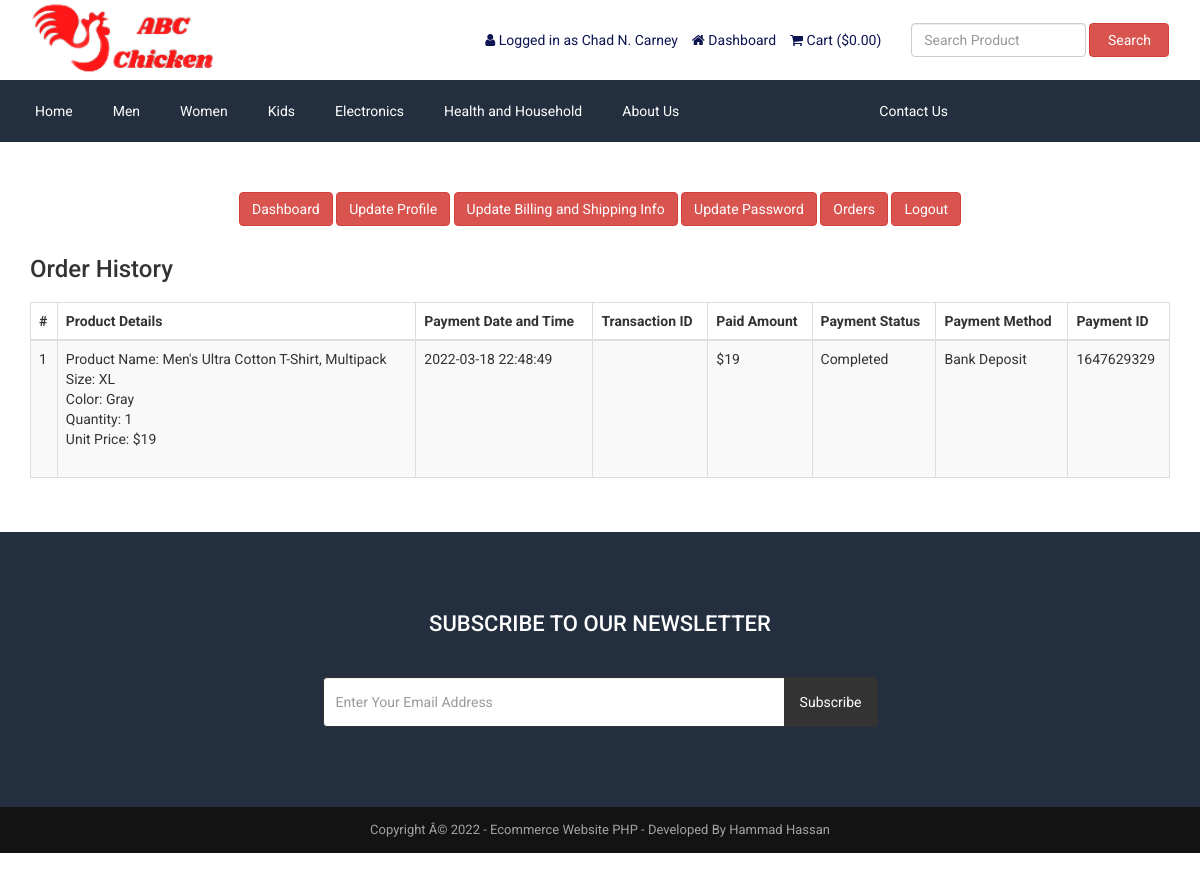
/customer-order.php (signed in), run on the app's committed database.
### tables this page shows
CREATE TABLE `tbl_settings` (
  `id` int(11) NOT NULL,
  `logo` varchar(255) NOT NULL,
  `favicon` varchar(255) NOT NULL,
  `footer_about` text NOT NULL,
  `footer_copyright` text NOT NULL,
  `contact_address` text NOT NULL,
  `contact_email` varchar(255) NOT NULL,
  `contact_phone` varchar(255) NOT NULL,
  `contact_fax` varchar(255) NOT NULL,
  `contact_map_iframe` text NOT NULL,
  `receive_email` varchar(255) NOT NULL,
  `receive_email_subject` varchar(255) NOT NULL,
  `receive_email_thank_you_message` text NOT NULL,
  `forget_password_message` text NOT NULL,
  `total_recent_post_footer` int(10) NOT NULL,
  `total_popular_post_footer` int(10) NOT NULL,
  `total_recent_post_sidebar` int(11) NOT NULL,
  `total_popular_post_sidebar` int(11) NOT NULL,
  `total_featured_product_home` int(11) NOT NULL,
  `total_latest_product_home` int(11) NOT NULL,
  `total_popular_product_home` int(11) NOT NULL,
  `meta_title_home` text NOT NULL,
  `meta_keyword_home` text NOT NULL,
  `meta_description_home` text NOT NULL,
  `banner_login` varchar(255) NOT NULL,
  `banner_registration` varchar(255) NOT NULL,
  `banner_forget_password` varchar(255) NOT NULL,
  `banner_reset_password` varchar(255) NOT NULL,
  `banner_search` varchar(255) NOT NULL,
  `banner_cart` varchar(255) NOT NULL,
  `banner_checkout` varchar(255) NOT NULL,
  `banner_product_category` varchar(255) NOT NULL,
  `banner_blog` varchar(255) NOT NULL,
  `cta_title` varchar(255) NOT NULL,
  `cta_content` text NOT NULL,
  `cta_read_more_text` varchar(255) NOT NULL,
  `cta_read_more_url` varchar(255) NOT NULL,
  `cta_photo` varchar(255) NOT NULL,
  `featured_product_title` varchar(255) NOT NULL,
  `featured_product_subtitle` varchar(255) NOT NULL,
  `latest_product_title` varchar(255) NOT NULL,
  `latest_product_subtitle` varchar(255) NOT NULL,
  `popular_product_title` varchar(255) NOT NULL,
  `popular_product_subtitle` varchar(255) NOT NULL,
  `testimonial_title` varchar(255) NOT NULL,
  `testimonial_subtitle` varchar(255) NOT NULL,
  `testimonial_photo` varchar(255) NOT NULL,
  `blog_title` varchar(255) NOT NULL,
  `blog_subtitle` varchar(255) NOT NULL,
  `newsletter_text` text NOT NULL,
  `paypal_email` varchar(255) NOT NULL,
  `stripe_public_key` varchar(255) NOT NULL,
  `stripe_secret_key` varchar(255) NOT NULL,
  `bank_detail` text NOT NULL,
  `before_head` text NOT NULL,
  `after_body` text NOT NULL,
  `before_body` text NOT NULL,
  `home_service_on_off` int(11) NOT NULL,
  `home_welcome_on_off` int(11) NOT NULL,
  `home_featured_product_on_off` int(11) NOT NULL,
  `home_latest_product_on_off` int(11) NOT NULL,
  `home_popular_product_on_off` int(11) NOT NULL,
  `home_testimonial_on_off` int(11) NOT NULL,
  `home_blog_on_off` int(11) NOT NULL,
  `newsletter_on_off` int(11) NOT NULL,
  `ads_above_welcome_on_off` int(1) NOT NULL,
  `ads_above_featured_product_on_off` int(1) NOT NULL,
  `ads_above_latest_product_on_off` int(1) NOT NULL,
  `ads_above_popular_product_on_off` int(1) NOT NULL,
  `ads_above_testimonial_on_off` int(1) NOT NULL,
  `ads_category_sidebar_on_off` int(1) NOT NULL
);

CREATE TABLE `tbl_top_category` (
  `tcat_id` int(11) NOT NULL,
  `tcat_name` varchar(255) NOT NULL,
  `show_on_menu` int(1) NOT NULL
);

CREATE TABLE `tbl_page` (
  `id` int(11) NOT NULL,
  `about_title` varchar(255) NOT NULL,
  `about_content` text NOT NULL,
  `about_banner` varchar(255) NOT NULL,
  `about_meta_title` varchar(255) NOT NULL,
  `about_meta_keyword` text NOT NULL,
  `about_meta_description` text NOT NULL,
  `faq_title` varchar(255) NOT NULL,
  `faq_banner` varchar(255) NOT NULL,
  `faq_meta_title` varchar(255) NOT NULL,
  `faq_meta_keyword` text NOT NULL,
  `faq_meta_description` text NOT NULL,
  `blog_title` varchar(255) NOT NULL,
  `blog_banner` varchar(255) NOT NULL,
  `blog_meta_title` varchar(255) NOT NULL,
  `blog_meta_keyword` text NOT NULL,
  `blog_meta_description` text NOT NULL,
  `contact_title` varchar(255) NOT NULL,
  `contact_banner` varchar(255) NOT NULL,
  `contact_meta_title` varchar(255) NOT NULL,
  `contact_meta_keyword` text NOT NULL,
  `contact_meta_description` text NOT NULL,
  `pgallery_title` varchar(255) NOT NULL,
  `pgallery_banner` varchar(255) NOT NULL,
  `pgallery_meta_title` varchar(255) NOT NULL,
  `pgallery_meta_keyword` text NOT NULL,
  `pgallery_meta_description` text NOT NULL,
  `vgallery_title` varchar(255) NOT NULL,
  `vgallery_banner` varchar(255) NOT NULL,
  `vgallery_meta_title` varchar(255) NOT NULL,
  `vgallery_meta_keyword` text NOT NULL,
  `vgallery_meta_description` text NOT NULL
);

CREATE TABLE `tbl_payment` (
  `id` int(11) NOT NULL,
  `customer_id` int(11) NOT NULL,
  `customer_name` varchar(255) NOT NULL,
  `customer_email` varchar(255) NOT NULL,
  `payment_date` varchar(50) NOT NULL,
  `txnid` varchar(255) NOT NULL,
  `paid_amount` int(11) NOT NULL,
  `card_number` varchar(50) NOT NULL,
  `card_cvv` varchar(10) NOT NULL,
  `card_month` varchar(10) NOT NULL,
  `card_year` varchar(10) NOT NULL,
  `bank_transaction_info` text NOT NULL,
  `payment_method` varchar(20) NOT NULL,
  `payment_status` varchar(25) NOT NULL,
  `shipping_status` varchar(20) NOT NULL,
  `payment_id` varchar(255) NOT NULL
);

CREATE TABLE `tbl_order` (
  `id` int(11) NOT NULL,
  `product_id` int(11) NOT NULL,
  `product_name` varchar(255) NOT NULL,
  `size` varchar(100) NOT NULL,
  `color` varchar(100) NOT NULL,
  `quantity` varchar(50) NOT NULL,
  `unit_price` varchar(50) NOT NULL,
  `payment_id` varchar(255) NOT NULL
);

### customer-order.php (the view, shortened to what this page needs)
<?php require_once('header.php'); ?>
<div class="page">
    <div class="container">
        <div class="row">
            <div class="col-md-12">
                <?php require_once('customer-sidebar.php'); ?>
            </div>
            <div class="col-md-12">
                <div class="user-content">
                    <h3><?php echo LANG_VALUE_25; ?></h3>
                    <div class="table-responsive">
                        <table class="table table-bordered table-striped table-hover">
                            <thead>
                                <tr>
                                    <th><?php echo '#' ?></th>
                                    <th><?php echo LANG_VALUE_48; ?></th>
                                    <th><?php echo LANG_VALUE_27; ?></th>
                                    <th><?php echo LANG_VALUE_28; ?></th>
                                    <th><?php echo LANG_VALUE_29; ?></th>
                                    <th><?php echo LANG_VALUE_30; ?></th>
                                    <th><?php echo LANG_VALUE_31; ?></th>
                                    <th><?php echo LANG_VALUE_32; ?></th>
                                </tr>
                            </thead>
                            <tbody>
            <?php
            $limit = 10;
            $page = @$_GET['page'];
            if($page)
                $start = ($page - 1) * $limit;
            else
                $start = 0;
            $statement = $pdo->prepare("SELECT * FROM tbl_payment WHERE customer_email=? ORDER BY id DESC LIMIT $start, $limit");
            $statement->execute(array($_SESSION['customer']['cust_email']));
            $result = $statement->fetchAll(PDO::FETCH_ASSOC);
            if ($page == 0) $page = 1;
            ?>
                                <?php
                                $tip = $page*10-10;
                                foreach ($result as $row) {
                                    $tip++;
                                    ?>
                                    <tr>
                                        <td><?php echo $tip; ?></td>
                                        <td>
                                            <?php
                                            $statement1 = $pdo->prepare("SELECT * FROM tbl_order WHERE payment_id=?");
                                            $statement1->execute(array($row['payment_id']));
                                            $result1 = $statement1->fetchAll(PDO::FETCH_ASSOC);
                                            foreach ($result1 as $row1) {
                                                echo 'Product Name: '.$row1['product_name'];
                                                echo '<br>Size: '.$row1['size'];
                                                echo '<br>Color: '.$row1['color'];
                                                echo '<br>Quantity: '.$row1['quantity'];
                                                echo '<br>Unit Price: $'.$row1['unit_price'];
                                                echo '<br><br>';
                                            }
                                            ?>
                                        </td>
                                        <td><?php echo $row['payment_date']; ?></td>
                                        <td><?php echo $row['txnid']; ?></td>
                                        <td><?php echo '$'.$row['paid_amount']; ?></td>
                                        <td><?php echo $row['payment_status']; ?></td>
                                        <td><?php echo $row['payment_method']; ?></td>
                                        <td><?php echo $row['payment_id']; ?></td>
                                    </tr>
                                    <?php
                                }
                                ?>
                            </tbody>
                        </table>
                        <div class="pagination" style="overflow: hidden;">
                    </div>
                </div>
            </div>
        </div>
    </div>
</div>
<?php require_once('footer.php'); ?>

### header.php (shortened to what this page needs)
<?php
include("admin/inc/config.php");
$statement = $pdo->prepare("SELECT * FROM tbl_settings WHERE id=1");
$statement->execute();
$result = $statement->fetchAll(PDO::FETCH_ASSOC);
foreach ($result as $row)
{
	$logo = $row['logo'];
}
?>
<!DOCTYPE html>
<html lang="en">
<head>
	<link rel="stylesheet" href="assets/css/bootstrap.min.css">
	<link rel="stylesheet" href="assets/css/font-awesome.min.css">
	<link rel="stylesheet" href="assets/css/owl.carousel.min.css">
	<link rel="stylesheet" href="assets/css/owl.theme.default.min.css">
	<link rel="stylesheet" href="assets/css/jquery.bxslider.min.css">
    <link rel="stylesheet" href="assets/css/magnific-popup.css">
    <link rel="stylesheet" href="assets/css/rating.css">
	<link rel="stylesheet" href="assets/css/spacing.css">
	<link rel="stylesheet" href="assets/css/bootstrap-touch-slider.css">
	<link rel="stylesheet" href="assets/css/animate.min.css">
	<link rel="stylesheet" href="assets/css/tree-menu.css">
	<link rel="stylesheet" href="assets/css/select2.min.css">
	<link rel="stylesheet" href="assets/css/main.css">
	<link rel="stylesheet" href="assets/css/responsive.css">
	<?php
	$statement = $pdo->prepare("SELECT * FROM tbl_page WHERE id=1");
	$statement->execute();
	$result = $statement->fetchAll(PDO::FETCH_ASSOC);
		?>
</head>
<body>
<div class="header">
	<div class="container">
		<div class="row inner">
			<div class="col-md-4 logo">
				<a href="index.php"><img src="assets/uploads/<?php echo $logo; ?>" alt="logo image"></a>
			</div>
			<div class="col-md-5 right">
				<ul>
					<?php
					if(isset($_SESSION['customer'])) {
						?>
						<li><i class="fa fa-user"></i> <?php echo LANG_VALUE_13; ?> <?php echo $_SESSION['customer']['cust_name']; ?></li>
						<li><a href="dashboard.php"><i class="fa fa-home"></i> <?php echo LANG_VALUE_89; ?></a></li>
						<?php
					} else {
						?>
						<li><a href="login.php"><i class="fa fa-sign-in"></i> <?php echo LANG_VALUE_9; ?></a></li>
						<li><a href="registration.php"><i class="fa fa-user-plus"></i> <?php echo LANG_VALUE_15; ?></a></li>
						<?php
					}
					?>
					<li><a href="cart.php"><i class="fa fa-shopping-cart"></i> <?php echo LANG_VALUE_18; ?> (<?php echo LANG_VALUE_1; ?><?php
					if(isset($_SESSION['cart_p_id'])) {
						$table_total_price = 0;
						$i=0;
	                    foreach($_SESSION['cart_p_qty'] as $key => $value)
	                    {
	                        $i++;
	                        $arr_cart_p_qty[$i] = $value;
	                    }                    $i=0;
	                    foreach($_SESSION['cart_p_current_price'] as $key => $value)
	                    {
	                        $i++;
	                        $arr_cart_p_current_price[$i] = $value;
	                    }
	                    for($i=1;$i<=count($arr_cart_p_qty);$i++) {
	                    	$row_total_price = $arr_cart_p_current_price[$i]*$arr_cart_p_qty[$i];
	                        $table_total_price = $table_total_price + $row_total_price;
	                    }
						echo $table_total_price;
					} else {
						echo '0.00';
					}
					?>)</a></li>
				</ul>
			</div>
			<div class="col-md-3 search-area">
				<form class="navbar-form navbar-left" role="search" action="search-result.php" method="get">
					<div class="form-group">
						<input type="text" class="form-control search-top" placeholder="<?php echo LANG_VALUE_2; ?>" name="search_text">
					</div>
					<button type="submit" class="btn btn-danger"><?php echo LANG_VALUE_3; ?></button>
				</form>
			</div>
		</div>
	</div>
</div>
<div class="nav">
	<div class="container">
		<div class="row">
			<div class="col-md-12 pl_0 pr_0">
				<div class="menu-container">
					<div class="menu">
						<ul>
							<li><a href="index.php">Home</a></li>
							<?php
							$statement = $pdo->prepare("SELECT * FROM tbl_top_category WHERE show_on_menu=1");
							$statement->execute();
							$result = $statement->fetchAll(PDO::FETCH_ASSOC);
							foreach ($result as $row) {
								?>
								<li><a href="product-category.php?id=<?php echo $row['tcat_id']; ?>&type=top-category"><?php echo $row['tcat_name']; ?></a>
								</li>
								<?php
							}
							?>
							<?php
							$statement = $pdo->prepare("SELECT * FROM tbl_page WHERE id=1");
							$statement->execute();
							$result = $statement->fetchAll(PDO::FETCH_ASSOC);
							foreach ($result as $row) {
								$about_title = $row['about_title'];
								$shipingPolicy_title = $row['shipingPolicy_title'];
								$PrivacyPolicy_title = $row['PrivacyPolicy_title'];
								$returnPolicy_title = $row['returnPolicy_title'];
								$termsAndCondition_title = $row['termsAndCondition_title'];
								$contact_title = $row['contact_title'];
							}
							?>
							<li><a href="about.php"><?php echo $about_title; ?></a></li>
							<li><a href="Shiping-Policy.php"><?php echo $shipingPolicy_title; ?></a></li>
							<li><a href="Terms_and_Conditions.php"><?php echo $termsAndCondition_title; ?></a></li>
							<li><a href="Return-Policy.php"><?php echo $returnPolicy_title; ?></a></li>
							<li><a href="Privacy-Policy.php"><?php echo $PrivacyPolicy_title; ?></a></li>
							<li><a href="contact.php"><?php echo $contact_title; ?></a></li>
						</ul>
					</div>
				</div>
			</div>
		</div>
	</div>
</div>

### footer.php (shortened to what this page needs)
<?php
$statement = $pdo->prepare("SELECT * FROM tbl_settings WHERE id=1");
$statement->execute();
$result = $statement->fetchAll(PDO::FETCH_ASSOC);
foreach ($result as $row)
{
	$footer_copyright = $row['footer_copyright'];
    $newsletter_on_off = $row['newsletter_on_off'];
}
?>
<?php if($newsletter_on_off == 1): ?>
<section class="home-newsletter">
	<div class="container">
		<div class="row">
			<div class="col-md-6 col-md-offset-3">
				<div class="single">
				<form action="" method="post">
					<h2><?php echo LANG_VALUE_93; ?></h2>
					<div class="input-group">
			        	<input type="email" class="form-control" placeholder="<?php echo LANG_VALUE_95; ?>" name="email_subscribe">
			         	<span class="input-group-btn">
			         	<button class="btn btn-theme" type="submit" name="form_subscribe"><?php echo LANG_VALUE_92; ?></button>
			         	</span>
			        </div>
				</div>
			</div>
		</div>
	</div>
</section>
<?php endif; ?>
<div class="footer-bottom">
	<div class="container">
		<div class="row">
			<div class="col-md-12 copyright">
				<?php echo $footer_copyright; ?>
			</div>
		</div>
	</div>
</div>
</body>
</html>

### data on the page
tbl_settings: logo (picture), footer_copyright "Copyright Â© 2022 - Ecommerce Website PHP - Developed By Hammad Hassan"
tbl_top_category: tcat_name "Men"
tbl_top_category: tcat_name "Women"
tbl_top_category: tcat_name "Kids"
tbl_top_category: tcat_name "Electronics"
tbl_top_category: tcat_name "Health and Household"
tbl_page: about_title "About Us", contact_title "Contact Us"
tbl_payment: payment_date "2022-03-18 22:48:49", paid_amount "19", payment_status "Completed", payment_method "Bank Deposit", payment "1647629329"
tbl_order: product_name "Men's Ultra Cotton T-Shirt, Multipack", size "XL", color "Gray", quantity "1", unit_price "19"

### other printed values
LANG_VALUE_13 "Logged in as"
$_SESSION['customer']['cust_name'] "Chad N. Carney"
LANG_VALUE_89 "Dashboard"
LANG_VALUE_18 "Cart"
LANG_VALUE_1 "$"
LANG_VALUE_3 "Search"
LANG_VALUE_117 "Update Profile"
LANG_VALUE_88 "Update Billing and Shipping Info"
LANG_VALUE_99 "Update Password"
LANG_VALUE_24 "Orders"
LANG_VALUE_14 "Logout"
LANG_VALUE_25 "Order History"
LANG_VALUE_48 "Product Details"
LANG_VALUE_27 "Payment Date and Time"
LANG_VALUE_28 "Transaction ID"
